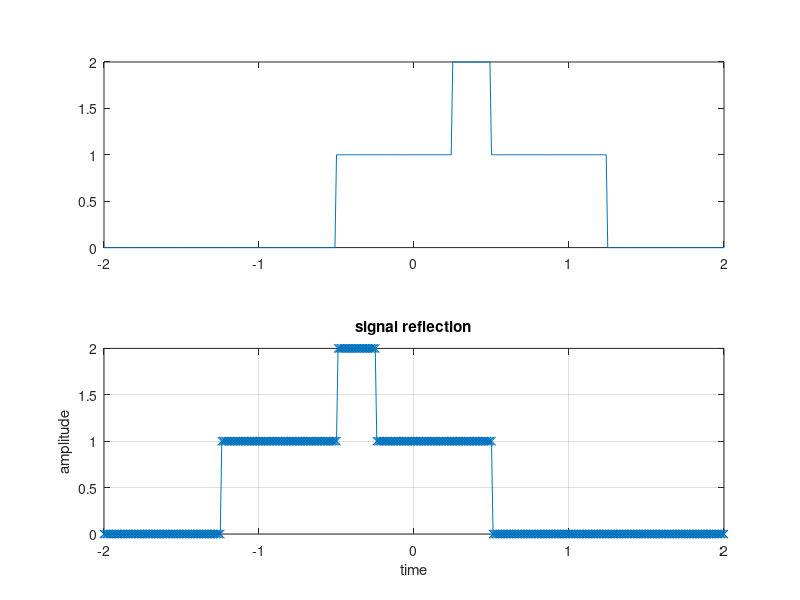

Here is the MATLAB script that generated this plot: (Note: this script raises an error after producing the figure.)
%generate arbitrary discree time signal display
%specify independent variable and ssequence(s)
t=-2:0.01:2;
T=1;
d=0.75;
d1=d/3;
x=rectpuls(t,T)+rectpuls((t-d),T)+0*rectpuls((t+d1),T);%continuous time signal
%rectpuls is pulse of width T, plotted along time axis

t1=-t;%reflection,,,,x[-n]
x1=rectpuls(t1,T)+rectpuls((t1-d),T)+0*rectpuls((t1+d1),T);
figure(1);
subplot(2,1,1);plot(t,x);hold on;
subplot(2,1,2);plot(t,x1,'-x');
title('signal reflection')
xlabel('time');ylabel('amplitude');grid

t2=2*t;
x=rectpuls(t,T);
x2=rectpuls(t2,t);
figure(2);
subplot(2,1,1);plot(t,x);hold on;
subplot(2,1,2);plot(t,x2,'-x');
title('signal compressed');

t3=0.5*t;
x=rectpuls(t,T);
x3=rectpuls(t3,T);
figure(3);
subplot(2,1,1);plot(t,x);hold on;
subplot(2,1,2);plot(t,x3,'-x');
title('signal expanded')

t=(-1:0.01:2)
impulse = t == 0.5
unitstep = t>=0;

figure(5);plot(t,2,5,[impulse]);hold on;

syms x
figure(6);fplot(heaviside(x),[-2,2],'-x')
